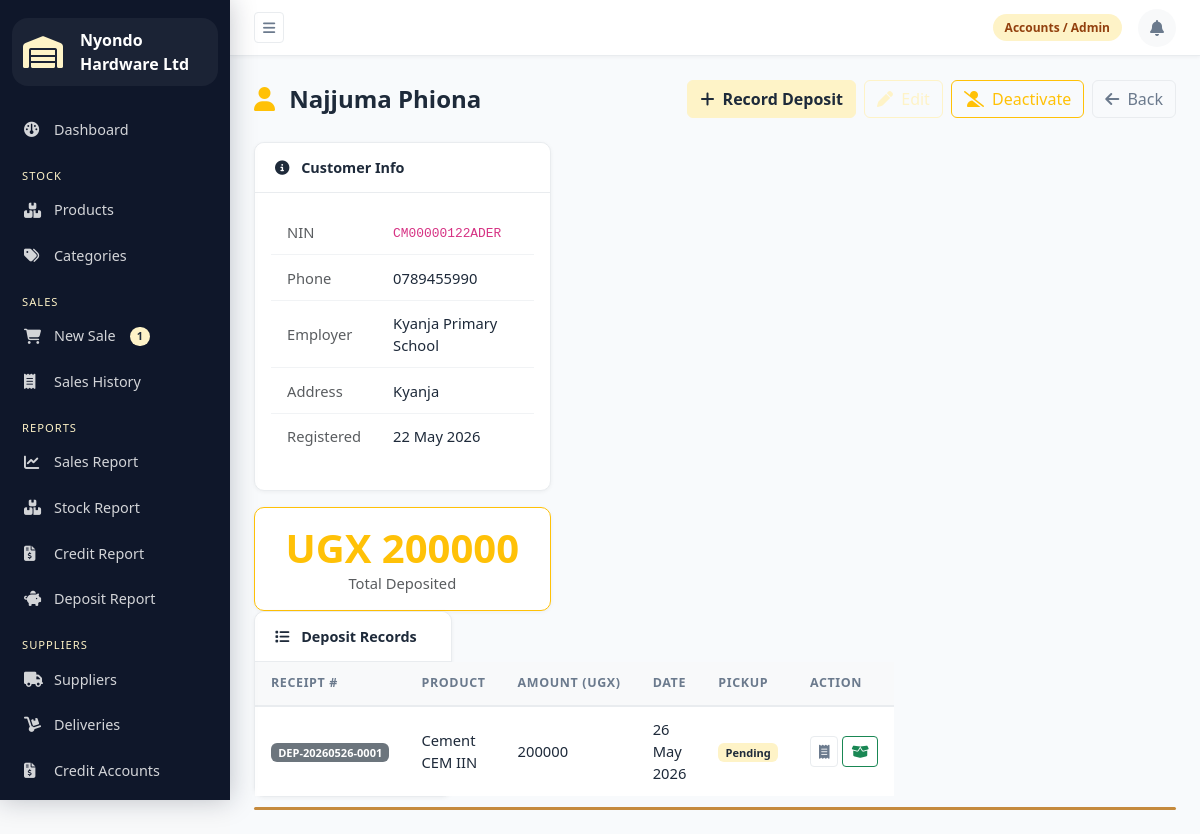
The app's page /deposits/1/ (signed in) with its own data.
### sales/models.py (models this page shows, shortened)
class Cart(models.Model):
    attendant = models.OneToOneField(User, on_delete=models.CASCADE, related_name='cart')
    customer_name = models.CharField(max_length=200, blank=True)
    customer_phone = models.CharField(max_length=15, blank=True)
    customer_type = models.CharField(
        max_length=15,
        choices=[
            ('wholesaler', 'Wholesaler'),
            ('retailer', 'Retailer'),
            ('individual', 'Individual Buyer'),
        ],
        default='individual'
    )
    delivery_requested = models.BooleanField(default=False)
    within_10km = models.BooleanField(default=False)
    created_at = models.DateTimeField(auto_now_add=True)
    updated_at = models.DateTimeField(auto_now=True)
    @property
    def item_count(self):
        return self.cart_items.count()

### accounts/models.py (models this page shows, shortened)
class UserProfile(models.Model):
    ROLE_CHOICES = [
        ('sales_attendant', 'Sales Attendant'),
        ('store_manager', 'Store Manager'),
        ('admin', 'Accounts / Admin'),
    ]
    user = models.OneToOneField(User, on_delete=models.CASCADE, related_name='profile')
    role = models.CharField(max_length=20, choices=ROLE_CHOICES)
    phone = models.CharField(max_length=15)

### deposits/models.py (models this page shows, shortened)
class DepositCustomer(models.Model):
    first_name = models.CharField(max_length=100)
    last_name = models.CharField(max_length=100)
    nin = models.CharField(max_length=14, unique=True)   # National ID Number
    phone = models.CharField(max_length=15)
    address = models.TextField(blank=True)
    employer = models.CharField(max_length=200, blank=True)
    registration_date = models.DateTimeField(auto_now_add=True)
    is_active = models.BooleanField(default=True)
    @property
    def full_name(self):
        return f"{self.first_name} {self.last_name}"
    def total_deposited(self):
        return sum(d.amount_paid for d in self.deposits.all())

class DepositRecord(models.Model):
    customer = models.ForeignKey(DepositCustomer, on_delete=models.CASCADE, related_name='deposits')
    product = models.ForeignKey(Product, on_delete=models.CASCADE, limit_choices_to={'is_deposit_eligible': True})
    amount_paid = models.DecimalField(max_digits=14, decimal_places=2)
    receipt_number = models.CharField(max_length=20, unique=True, editable=False)
    payment_date = models.DateTimeField(auto_now_add=True)
    notes = models.TextField(blank=True)

### stock/models.py (models this page shows, shortened)
class Product(models.Model):
    UNIT_CHOICES = [
        ('bag', 'Bag'),
        ('bar', 'Bar'),
        ('kg', 'Kilogram'),
        ('piece', 'Piece'),
        ('roll', 'Roll'),
        ('sheet', 'Sheet'),
        ('bundle', 'Bundle'),
    ]
    category = models.ForeignKey(Category, on_delete=models.SET_NULL, null=True)
    name = models.CharField(max_length=200)
    description = models.TextField(blank=True)
    unit = models.CharField(max_length=20, choices=UNIT_CHOICES)
    unit_cost = models.DecimalField(max_digits=12, decimal_places=2)
    wholesale_price = models.DecimalField(max_digits=12, decimal_places=2)
    retailer_price = models.DecimalField(max_digits=12, decimal_places=2)
    retail_price = models.DecimalField(max_digits=12, decimal_places=2)  # individual buyer
    quantity_in_stock = models.PositiveIntegerField(default=0)
    low_stock_threshold = models.PositiveIntegerField(default=10)
    is_deposit_eligible = models.BooleanField(default=False)
    date_added = models.DateTimeField(auto_now_add=True)

### stock/views.py (the view)
        def wrapper(request, *args, **kwargs):
            if not hasattr(request.user, 'profile'):
                messages.error(request, "Access denied.")
                return redirect('dashboard')
            if request.user.profile.role not in roles:
                messages.error(request, "You do not have permission for this action.")
                return redirect('dashboard')
            return view_func(request, *args, **kwargs)

### templates/deposits/customer_detail.html (shortened to what this page needs)
{% extends 'base.html' %}  {% block content %}
<div class="d-flex justify-content-between align-items-center mb-4">
  <h4 class="fw-bold mb-0">
    <i class="fa-solid fa-user me-2 text-warning"></i>
    {{ customer.full_name }}
  </h4>
  <div class="d-flex gap-2">
    <a
      href="{% url 'deposit_record' customer.pk %}"
      class="btn btn-primary {% if not customer.is_active %}disabled{% endif %}"
    >
      <i class="fa-solid fa-plus me-1"></i> Record Deposit
    </a>
    {% if request.user.profile.role == 'admin' %}
    <a
      href="{% url 'customer_edit' customer.pk %}"
      class="btn btn-outline-primary"
    >
      <i class="fa-solid fa-pen me-1"></i> Edit
    </a>
    <a
      href="{% url 'customer_deactivate' customer.pk %}"
      class="btn {% if customer.is_active %}btn-outline-warning{% else %}btn-outline-success{% endif %}"
    >
      <i
        class="fa-solid {% if customer.is_active %}fa-user-slash{% else %}fa-user-check{% endif %} me-1"
      ></i>
      {% if customer.is_active %}Deactivate{% else %}Activate{% endif %}
    </a>
    {% endif %}
    <a href="{% url 'customer_list' %}" class="btn btn-outline-secondary">
      <i class="fa-solid fa-arrow-left me-1"></i> Back
    </a>
  </div>
</div>
<div class="row g-3">
  <div class="col-md-4">
    <div class="card mb-3">
      <div class="card-header">
        <i class="fa-solid fa-circle-info me-2"></i> Customer Info
      </div>
      <div class="card-body">
        <table class="table table-sm table-borderless">
          <tr>
            <td class="text-muted">NIN</td>
            <td><code>{{ customer.nin }}</code></td>
          </tr>
          <tr>
            <td class="text-muted">Phone</td>
            <td>{{ customer.phone }}</td>
          </tr>
          <tr>
            <td class="text-muted">Employer</td>
            <td>{{ customer.employer|default:"—" }}</td>
          </tr>
          <tr>
            <td class="text-muted">Address</td>
            <td>{{ customer.address|default:"—" }}</td>
          </tr>
          <tr>
            <td class="text-muted">Registered</td>
            <td>{{ customer.registration_date|date:"d M Y" }}</td>
          </tr>
        </table>
      </div>
    </div>
    <div class="card border-warning">
      <div class="card-body text-center">
        <div class="display-6 fw-bold text-warning">
          UGX {{ total_deposited|floatformat:0 }}
        </div>
        <div class="text-muted">Total Deposited</div>
      </div>
    </div>
    <div class="col-md-8">
      <div class="card">
        <div class="card-header">
          <i class="fa-solid fa-list me-2"></i> Deposit Records
        </div>
        <div class="card-body p-0">
          <table class="table table-hover mb-0">
            <thead>
              <tr>
                <th>Receipt #</th>
                <th>Product</th>
                <th>Amount (UGX)</th>
                <th>Date</th>
                <th>Pickup</th>
                <th>Action</th>
              </tr>
            </thead>
            <tbody>
              {% for deposit in deposits %}
              <tr>
                <td>
                  <span class="badge bg-secondary">
                    {{ deposit.receipt_number }}
                  </span>
                </td>
                <td>{{ deposit.product.name }}</td>
                <td>{{ deposit.amount_paid|floatformat:0 }}</td>
                <td>{{ deposit.payment_date|date:"d M Y" }}</td>
                <td>
                  {% if deposit.pickups.exists %}
                  <span class="badge bg-success">Picked Up</span>
                  {% else %}
                  <span class="badge bg-warning text-dark">Pending</span>
                  {% endif %}
                </td>
                <td>
                  <div class="d-flex gap-1">
                    <a
                      href="{% url 'deposit_receipt' deposit.pk %}"
                      class="btn btn-sm btn-outline-secondary"
                    >
                      <i class="fa-solid fa-receipt"></i>
                    </a>
                    {% if not deposit.pickups.exists %}
                    <a
                      href="{% url 'goods_pickup' deposit.pk %}"
                      class="btn btn-sm btn-outline-success"
                    >
                      <i class="fa-solid fa-box-open"></i>
                    </a>
                    {% endif %}
                  </div>
                </td>
              </tr>
              {% empty %}
              <tr>
                <td colspan="6" class="text-center text-muted py-4">
                  No deposits recorded yet.
                </td>
              </tr>
              {% endfor %}
            </tbody>
          </table>
        </div>
      </div>
    </div>
  </div>
  {% endblock %}

### templates/base.html (shortened to what this page needs)
<!DOCTYPE html>
<html lang="en">
<head>
    {% load static %}
    <link href="https://cdn.jsdelivr.net/npm/bootstrap@5.3.0/dist/css/bootstrap.min.css"
          rel="stylesheet">
    <link href="https://cdnjs.cloudflare.com/ajax/libs/font-awesome/6.4.0/css/all.min.css"
          rel="stylesheet">
    <link href="{% static 'css/main.css' %}"
          rel="stylesheet">
</head>
<body>
{% if request.user.is_authenticated %}
<div class="wrapper">
    <nav id="sidebar">
        <div class="sidebar-header">
            <i class="fa-solid fa-warehouse me-2"></i>
            <span>Nyondo Hardware Ltd</span>
    </div>
        <ul class="sidebar-menu">
            <li>
                <a href="{% url 'dashboard' %}"
                   class="{% if request.resolver_match.url_name == 'dashboard' %}active{% endif %}">
                    <i class="fa-solid fa-gauge"></i>
                    Dashboard
                </a>
            </li>
            <li class="menu-label">Stock</li>
            <li>
                <a href="{% url 'product_list' %}"
                   class="{% if 'product' in request.resolver_match.url_name %}active{% endif %}">
                    <i class="fa-solid fa-boxes-stacked"></i>
                    Products
                </a>
            </li>
            <li>
                <a href="{% url 'category_list' %}"
                   class="{% if 'category' in request.resolver_match.url_name %}active{% endif %}">
                    <i class="fa-solid fa-tags"></i>
                    Categories
                </a>
            </li>
            <li class="menu-label">Sales</li>
            <li>
                <a href="{% url 'cart' %}"
                   class="{% if 'cart' in request.resolver_match.url_name %}active{% endif %}">
                    <i class="fa-solid fa-cart-shopping"></i>
                    New Sale
                    {% with cart=request.user.cart %}
                        {% if cart and cart.item_count > 0 %}
                        <span class="badge bg-warning text-dark ms-1">
                            {{ cart.item_count }}
                        </span>
                        {% endif %}
                    {% endwith %}
                </a>
            </li>
            <li>
                <a href="{% url 'sales_list' %}"
                   class="{% if request.resolver_match.url_name == 'sales_list' %}active{% endif %}">
                    <i class="fa-solid fa-receipt"></i>
                    Sales History
                </a>
            </li>
            <li class="menu-label">Reports</li>
            <li>
                <a href="{% url 'sales_report' %}"
                   class="{% if request.resolver_match.url_name == 'sales_report' %}active{% endif %}">
                    <i class="fa-solid fa-chart-line"></i>
                    Sales Report
                </a>
            </li>
            <li>
                <a href="{% url 'stock_report' %}"
                   class="{% if request.resolver_match.url_name == 'stock_report' %}active{% endif %}">
                    <i class="fa-solid fa-boxes-stacked"></i>
                    Stock Report
                </a>
            </li>
            {% if request.user.profile.role == 'admin' %}
            <li>
                <a href="{% url 'credit_report' %}"
                   class="{% if request.resolver_match.url_name == 'credit_report' %}active{% endif %}">
                    <i class="fa-solid fa-file-invoice-dollar"></i>
                    Credit Report
                </a>
            </li>
            {% endif %}
            <li>
                <a href="{% url 'deposit_report' %}"
                   class="{% if request.resolver_match.url_name == 'deposit_report' %}active{% endif %}">
                    <i class="fa-solid fa-piggy-bank"></i>
                    Deposit Report
                </a>
            </li>
            <li class="menu-label">Suppliers</li>
            <li>
                <a href="{% url 'supplier_list' %}"
                   class="{% if 'supplier' in request.resolver_match.url_name %}active{% endif %}">
                    <i class="fa-solid fa-truck"></i>
                    Suppliers
                </a>
            </li>
            <li>
                <a href="{% url 'delivery_list' %}"
                   class="{% if 'delivery' in request.resolver_match.url_name %}active{% endif %}">
                    <i class="fa-solid fa-dolly"></i>
                    Deliveries
                </a>
            </li>
            <li>
                <a href="{% url 'credit_list' %}"
                   class="{% if 'credit' in request.resolver_match.url_name %}active{% endif %}">
                    <i class="fa-solid fa-file-invoice-dollar"></i>
                    Credit Accounts
                </a>
            </li>
        </ul>
    </nav>
    <div id="content">
        <nav class="topbar">
            <button id="sidebarToggle"
                    class="btn btn-sm btn-outline-secondary">
                <i class="fa-solid fa-bars"></i>
            </button>
            <div class="topbar-right">
                <span class="badge-role">
                    {{ request.user.profile.get_role_display }}
                </span>
                <div class="notif-wrapper">
                    <a href="{% url 'notification_list' %}"
                       class="notif-bell {% if notif_unread_count > 0 %}has-unread{% endif %}"
                       title="Notifications">
                        <i class="fa-solid fa-bell"></i>
                    </a>
                </div>
            </div>
        </nav>
        <div class="page-content">
            {% block content %}
            {% endblock %}
        </div>
        <div class="logo-line"></div>
    </div>
</div>
{% endif %}
</body>
</html>

### records on screen
Cart: item_count "1"
DepositCustomer: full_name "Najjuma Phiona", nin "CM00000122ADER", phone "0789455990", employer "Kyanja Primary School", address "Kyanja", registration_date "22 May 2026"
DepositRecord: receipt_number "DEP-20260526-0001", product.name "Cement CEM IIN", amount_paid "200000", payment_date "26 May 2026", shows "Pending"

### other values on screen
{{ request.user.profile.get_role_display }} "Accounts / Admin"
{{ total_deposited|floatformat:0 }} "200000"
